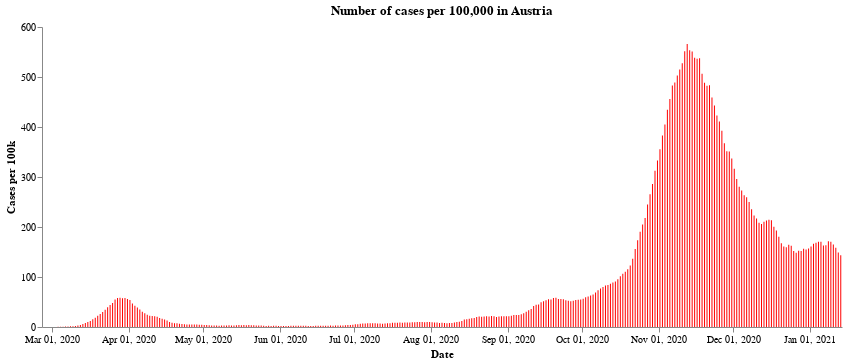

The notebook cell saved with this chart:
### Markdown cell above
First we have the number of cases per 100,000 population across the whole of Austria. After a very sharp rise in cases during the end of October and the middle of November, the number of new cases have fallen due to the second lockdown. At the time of writting, the cases seem to have levelled off a little - though the Austrian government announced a third lockdown lasting a month starting from the 26th of December, in the expectation that cases will continue to rise over the festive period.

### Code cell
#collapse
import altair as alt

alt.Chart(all_austria).mark_bar(
    color='red',
    opacity=1,
    size=1
).encode(
    x=alt.X("yearmonthdate(Time):T", axis=alt.Axis(title='Date')),
    y=alt.Y("SiebenTageInzidenzFaelle:Q",
            axis=alt.Axis(title='Cases per 100k')),
).configure_axis(grid=False).configure_view(strokeWidth=0).properties(
    title='Number of cases per 100,000 in Austria', width=800
)

### Figure 1 — Vega-Lite specification as saved in the notebook (floating-point values rounded to 4 significant figures; data arrays with more than 128 entries replaced by an {"elided": "..."} marker saying what was removed)
{"config": {"view": {"continuousWidth": 400, "continuousHeight": 300, "strokeWidth": 0}, "axis": {"grid": false}}, "data": {"name": "data-19643df0772bab4f5ccfe488df05ba4d"}, "mark": {"type": "bar", "color": "red", "opacity": 1, "size": 1}, "encoding": {"x": {"type": "temporal", "axis": {"title": "Date"}, "field": "Time", "timeUnit": "yearmonthdate"}, "y": {"type": "quantitative", "axis": {"title": "Cases per 100k"}, "field": "SiebenTageInzidenzFaelle"}}, "title": "Number of cases per 100,000 in Austria", "width": 800, "$schema": "https://vega.github.io/schema/vega-lite/v4.8.1.json", "datasets": {"data-19643df0772bab4f5ccfe488df05ba4d": {"elided": "323 records"}}}
